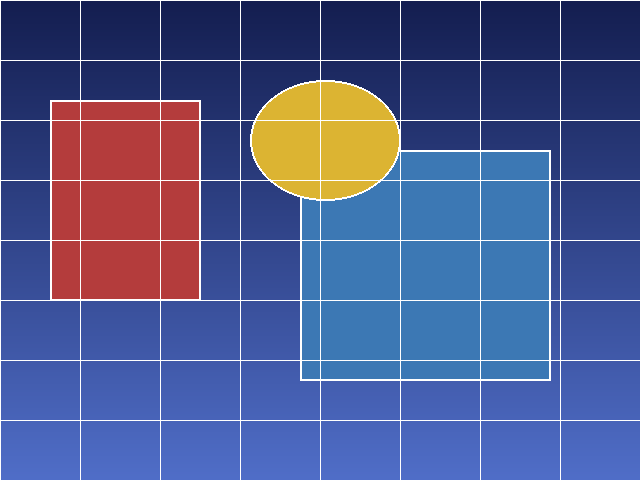
#> input picture resources/camera/sample-data/sample-frame-001.bmp, 640 x 480 px; its folder holds only this picture in this run
$ python generate-thumbnails.py
#> lines starting #> are read from the running program, lines starting #| are printed output that depends on the picture
"""One-shot helper: generate *.thumb.png for every *.bmp in a directory.

Run from the repo root:
    python resources/camera/scripts/generate-thumbnails.py            # sample-data/ (default)
    python resources/camera/scripts/generate-thumbnails.py .data/bmp-input  # live source BMPs

Requires Pillow (already in resources/camera/requirements.txt).
This script is NOT invoked at build time — it is a developer utility for
regenerating thumbnails when new BMPs are added to any input directory.
"""
import sys
from pathlib import Path

from PIL import Image

DEFAULT_DIR = Path(__file__).parent.parent / "sample-data"
MAX_EDGE = 200


def main() -> None:
    target = Path(sys.argv[1]) if len(sys.argv) > 1 else DEFAULT_DIR

    if not target.exists():
        print(f"Directory not found: {target}")
        sys.exit(1)

    bmps = sorted(target.glob("*.bmp"))
    if not bmps:
        print(f"No .bmp files found in {target}")
        return

    print(f"Generating thumbnails in {target} ...")
    for bmp in bmps:
        thumb = bmp.parent / f"{bmp.stem}.thumb.png"
        with Image.open(bmp) as img:
#> img is the input picture: PIL image 640x480 RGB; mean R, G, B 79.3, 89.8, 140.6
            img.thumbnail((MAX_EDGE, MAX_EDGE))
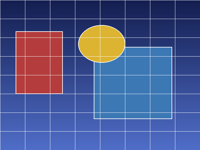
#> img: PIL image 200x150 RGB; mean R, G, B 79, 89.6, 140.4
            img.save(thumb, "PNG")
        print(f"  wrote {thumb.name}  ({thumb.stat().st_size} bytes)")

    print(f"Done — {len(bmps)} thumbnail(s) written.")


if __name__ == "__main__":
    main()
